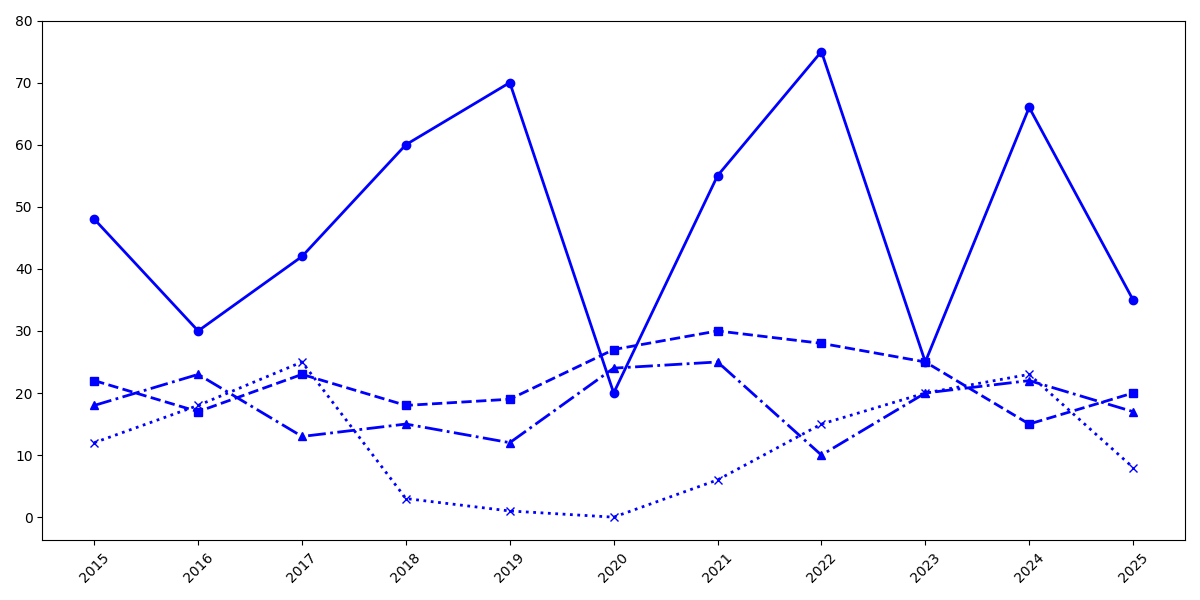

Reproduce this figure in Python.
import matplotlib.pyplot as plt
import numpy as np

years = np.array(list(range(2015, 2026)))

# Randomly altered popularity data within each language group while maintaining the original length
python_popularity = [48, 30, 42, 60, 70, 20, 55, 75, 25, 66, 35]
javascript_popularity = [22, 17, 23, 18, 19, 27, 30, 28, 25, 15, 20]
java_popularity = [18, 23, 13, 15, 12, 24, 25, 10, 20, 22, 17]
cpp_popularity = [12, 18, 25, 3, 1, 0, 6, 15, 20, 23, 8]

plt.figure(figsize=(12, 6))
consistent_color = 'blue'
plt.plot(years, python_popularity, marker='o', linestyle='-', color=consistent_color, linewidth=2)
plt.plot(years, javascript_popularity, marker='s', linestyle='--', color=consistent_color, linewidth=2)
plt.plot(years, java_popularity, marker='^', linestyle='-.', color=consistent_color, linewidth=2)
plt.plot(years, cpp_popularity, marker='x', linestyle=':', color=consistent_color, linewidth=2)

plt.xticks(years, rotation=45)
plt.yticks(range(0, 81, 10))

plt.tight_layout()
plt.show()
